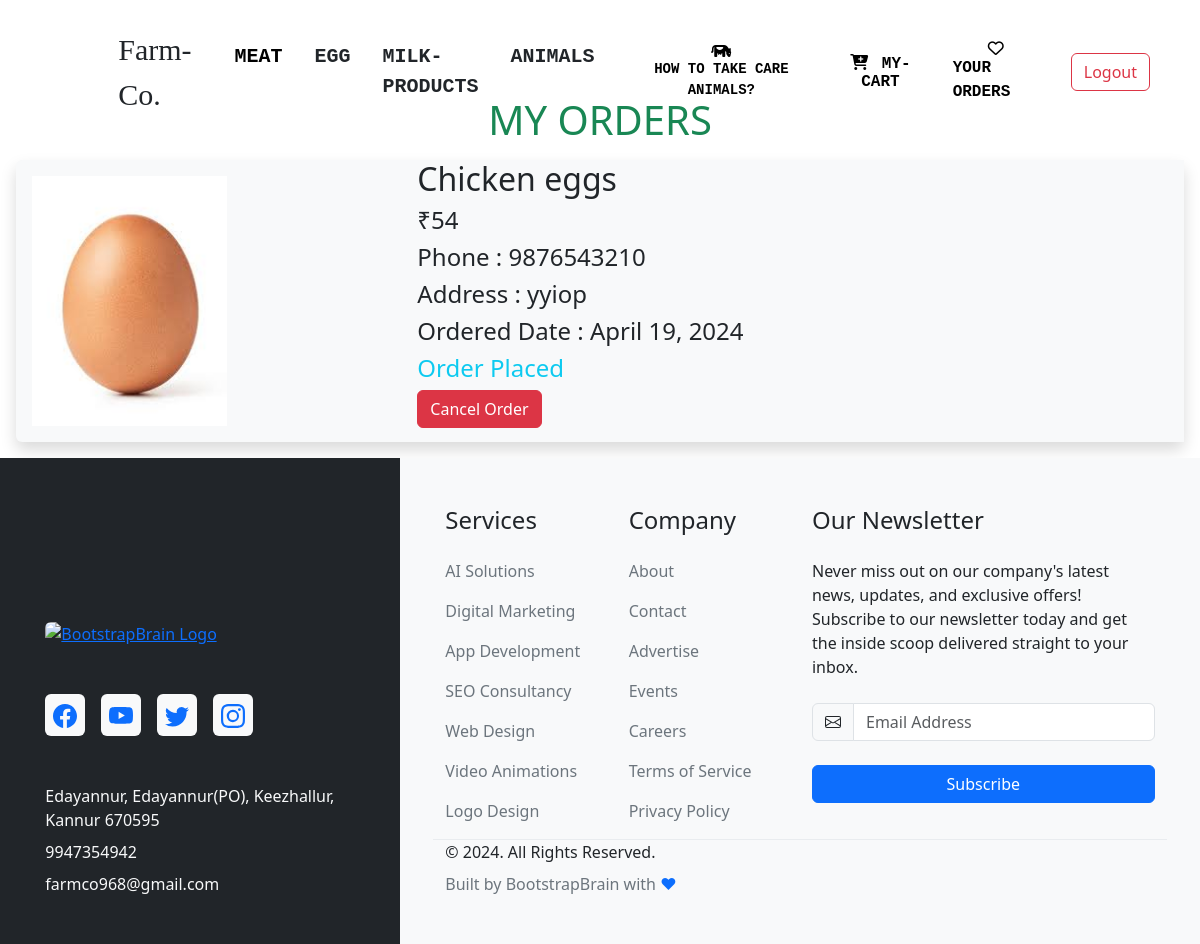
The page /user/orl (signed in) on the database its author committed.
### account/models.py (models this page shows, shortened)
class Orders(models.Model):
    product=models.ForeignKey(products,on_delete=models.CASCADE)
    user=models.ForeignKey(User,on_delete=models.CASCADE)
    phone=models.IntegerField()
    date=models.DateField(auto_now_add=True)
    address=models.CharField(max_length=500)
    options=(
        ('Order Placed','Order Placed'),
        ('Cancelled','Cancelled'),
        ('Shipped','Shipped'),
        ('Out for Delivery','Out for Delivery'),
        ('Delivered','Delivered')
    )
    order_status=models.CharField(max_length=100,choices=options)

class products(models.Model):
    title=models.CharField(max_length=100)
    description=models.CharField(max_length=500)
    price=models.IntegerField()
    image=models.ImageField(upload_to="product_images")
    options=(
        ('kg','kg'),
        ('litre','litre'),
        ('packet','packet'),
        ('bottle','bottle'),
        ('tin','tin'),
        ('dozen','dozen'),
        ('cownumber','cownumber'),
        ('goatnumber','goatnumber'),
        ('chickennumber','chickennumber'),
        ('pignumber','pignumber'),
        ('ducknumber','ducknumber'),
        ('rabbitnumber','rabbitnumber'),
        ('horsenumber','horsenumber'),
    )
    categories=models.CharField(max_length=200,choices=options)
    stock=models.IntegerField()

### user/views.py (the view)
# urls.py: path("orl",OrderListView.as_view(),name="orl"),
@method_decorator(dec,name="dispatch")
class OrderListView(ListView):
    template_name="orderlist.html"
    queryset=Orders.objects.all()
    context_object_name="orders"
    def get_queryset(self):
        queryset=super().get_queryset()
        queryset=queryset.filter(user=self.request.user)
        return queryset

### user/views.py (called while the page is built)
def signin_required(fn):
    def inner(request,*args,**kwargs):
        if request.user.is_authenticated:
            return fn(request,*args,**kwargs)
        else:
            return redirect("log")
    return inner

### user/templates/orderlist.html (shortened to what this page needs)
{% extends 'navbar.html' %}
{% block main %}
<br><br><br><br>
<!doctype html>
<html lang="en">
    <head>
        <link
            href="https://cdn.jsdelivr.net/npm/bootstrap@5.3.2/dist/css/bootstrap.min.css"
            rel="stylesheet"
/>
    </head>
    <body>
        <h1 class="text-center text-success">MY ORDERS</h1>
        {% for i in orders %}
        <div class="shadow rounded row m-3 bg-light">
            <div class="col-4 p-3">
                <img src="{{i.product.image.url}}" style="height: 250px;" class="img-fluid" alt="">
            </div>
            <div class="col-8 bg-light">
                <h2>{{i.product.title}}</h4>
                <h4>₹{{i.product.price}}</h4>
                <h4>Phone : {{i.phone}}</h4>
                <h4>Address : {{i.address}}</h4>
                <h4>Ordered Date : {{i.date}}</h4>
                {% if i.order_status == 'Order Placed' or i.order_status == 'Shipped' or i.order_status == 'Out for Delivery' %}
                <h4 class="text-info">
                    {{i.order_status}}
                </h4>
                <a href="{% url 'codr' i.id %}" onclick="return confirm('Are you sure?')" class="btn btn-danger">Cancel Order</a>
                {% endif %}
            </div>
        </div>
        {% endfor %}
    </body>
</html>
{% endblock main %}

### rows shown on the page
Orders: product.image (picture), product "Chicken eggs", product.price "54", phone "9876543210", address "yyiop", date "April 19, 2024", order_status "Order Placed"
